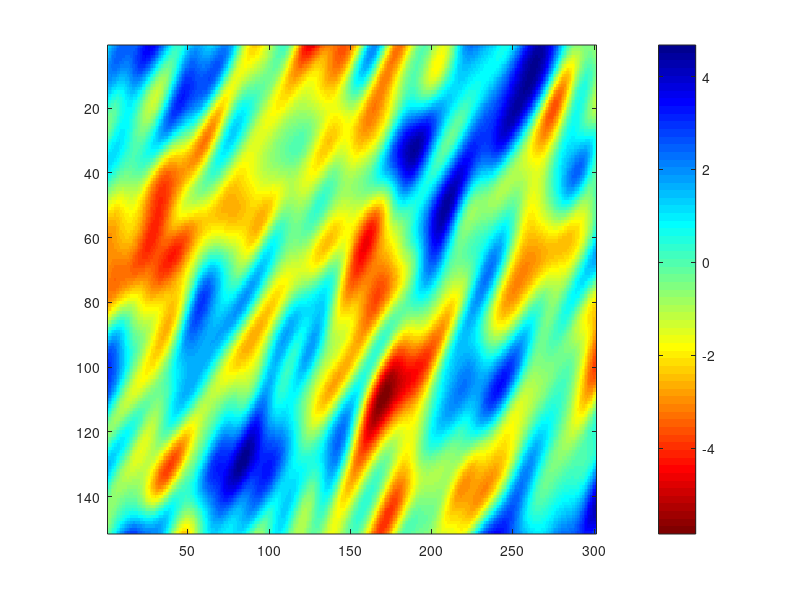
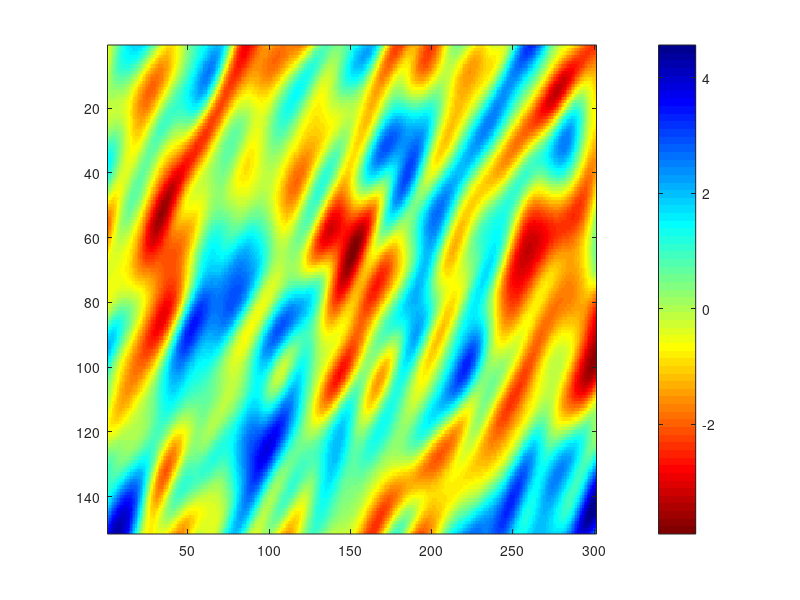
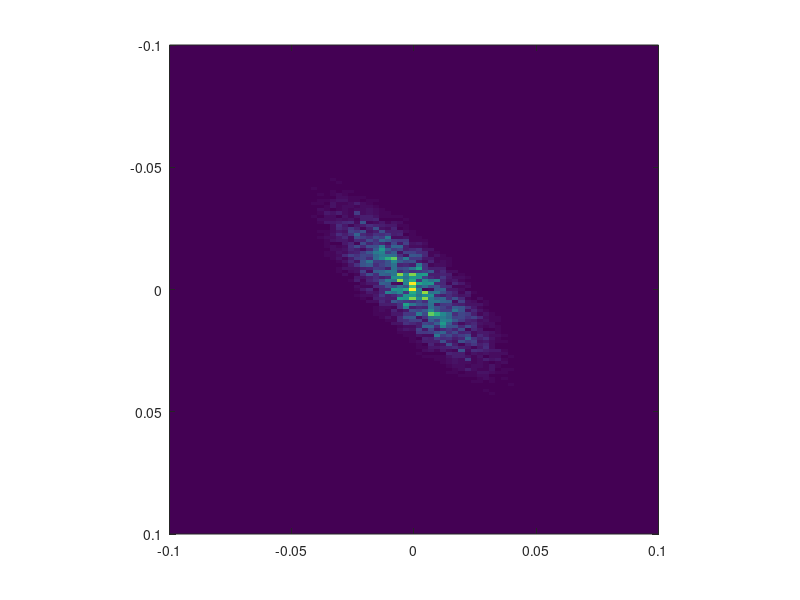
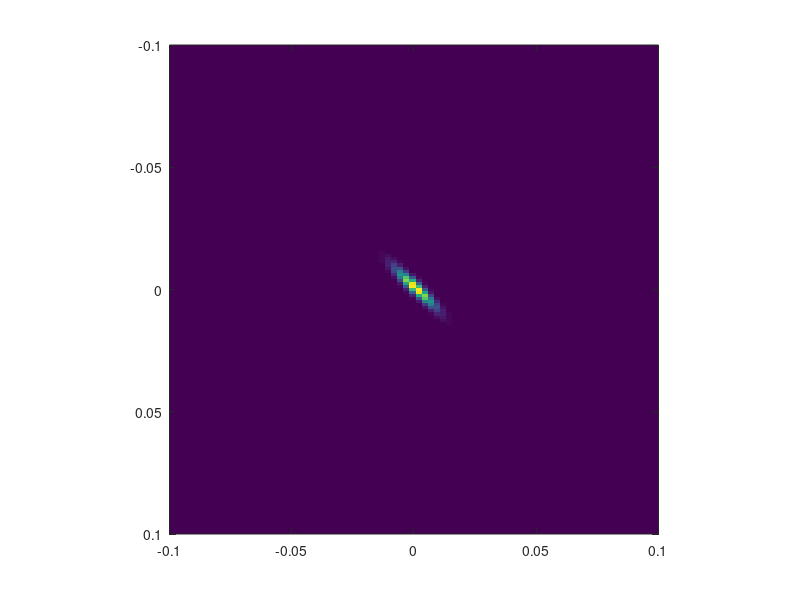

Write the MATLAB code that produced these figures, in order.
%%%%%%%%%%%%%%%%%%%%%%%%%%%%%%%%%%%%%%%%%%%%%%%%%%%%%%%%%%%%%%%%%%%%%%%%%%%
clear 
close all
% Parameters

Ix = 300;
Iy = 100;
Iz = 100;

nx = 501;               % Must be odd
ny = 251;
nz = 1;%251;

nx_inn = 301;           % Must be odd
ny_inn = 151;
nz_inn = 1;%151;

dx = 10;
dy = 10;
dz = 10;

sigma = 2;

%%%%%%%%%%%%%%%%%%%%%%%%%%%%%%%%%%%%%%%%%%%%%%%%%%%%%%%%%%%%%%%%%%%%%%%%%%%

% Grid

% Extendd domain

x = 0:dx:dx*(nx-1);
y = 0:dy:dy*(ny-1);
z = 0:dz:dz*(nz-1);

[X,Y,Z] = ndgrid(x,y,z);

% Inner subdomain

dx_inn = 0.5*(nx-nx_inn);
dy_inn = 0.5*(ny-ny_inn);
dz_inn = 0.5*(nz-nz_inn);

v_inn=zeros(nx_inn,ny_inn);  

x_inn = 0:dx:dx*(nx_inn-1);
y_inn = 0:dy:dy*(ny_inn-1);
z_inn = 0:dz:dz*(nz_inn-1);

%%%%%%%%%%%%%%%%%%%%%%%%%%%%%%%%%%%%%%%%%%%%%%%%%%%%%%%%%%%%%%%%%%%%%%%%%%%
%%%%%%%%%%%%%%%%%%%%%%%%%%%%%%%%%%%%%%%%%%%%%%%%%%%%%%%%%%%%%%%%%%%%%%%%%%%
%%%%%%%%%%%%%%%%%%%%%%%%%%%%%%%%%%%%%%%%%%%%%%%%%%%%%%%%%%%%%%%%%%%%%%%%%%%

% Random field generation

% m=rand(nx,ny,nz) - 0.5;%array of random numbers
m=randn(nx,ny,nz); %array of standard normal random numbers

fm=fftn(m);

cx=(nx-1)*dx/2;
cy=(ny-1)*dy/2;
cz=(nz-1)*dz/2;
    
for ix=1:nx
    for iy=1:ny
        for iz=1:nz
             
             Nr(ix,iy,iz) = exp(-sqrt((x(ix)-cx)^2/Ix^2 + (y(iy)-cy)^2/Iy^2 + (z(iz)-cz)^2/Iz^2));

        end
    end
end


% Define the angle of rotation in radians (e.g., 45 degrees)
theta = pi/4; % 45 degrees

% Create the 2D rotation matrix
R = [cos(theta) -sin(theta);
     sin(theta)  cos(theta)];

% Display the rotation matrix
disp('Rotation Matrix:');
disp(R);

for ix=1:nx
    for iy=1:ny
        for iz=1:nz
             
            x1 = R(1,1)*(x(ix)-cx) + R(1,2)*(y(iy)-cy);
            y1 = R(2,1)*(x(ix)-cx) + R(2,2)*(y(iy)-cy);
            
            %Nr(ix,iy,iz) = exp(-sqrt(x1^2/Ix^2 + y1^2/Iy^2 + z(iz)^2/Iz^2)); %exponential
            Nr(ix,iy,iz) = exp(-(x1^2/Ix^2 + y1^2/Iy^2 + z(iz)^2/Iz^2)); %gaussian

        end
    end
end




fNr=fftn(Nr) ;
fNr=sqrt(fNr) ;

fm_flt = fm.*fNr ;
dv=sigma*real(ifftn(fm_flt));
% dv = dv/max(dv(:));

v(:,:)=dv(:,:,1);

v_inn=v([dx_inn+1:dx_inn+nx_inn],[dy_inn+1:dy_inn+ny_inn]);

figure,imagesc(v_inn'),colormap(flipud(jet)), axis square, colorbar

%% 
%Nyquist wavenumbers
knx = 1/2/dx; kny= 1/2/dy; knz = 1/2/dz;
%wavenumber intervals
dkx = 1/dx/nx; dky=1/dy/ny; dkz = 1/dz/nz;
%wavenumber vectors
ksx = -knx:dkx:knx-dkx; 
ksy = -kny:dky:kny-dky; 
ksz = -knz:dkz:knz-dkz;
%circular wavenumbers
ksx = ksx*2*pi; 
ksy = ksy*2*pi; 
ksz = ksz*2*pi;


theta = -pi/4; % 45 degrees

% Create the 2D rotation matrix
R2 = [cos(theta) -sin(theta);
     sin(theta)  cos(theta)];

for ix=1:nx
    for iy=1:ny
        for iz=1:nz
             
            ksx1 = R(1,1)*ksx(ix) + R(1,2)*ksy(iy);
            ksy1 = R(2,1)*ksx(ix) + R(2,2)*ksy(iy);
            
             ff(ix,iy,iz) = Ix*Iy/(8*pi^(3/2))*...
                 ( exp(- 1/4 *( ksx1.^2 * Ix^2 + ksy1.^2 * Iy^2 ) ) ) ;
        end
    end
end

fm_flt = fftshift(fm).*sqrt(ff) ;
dv=sigma*real(ifft2(ifftshift(fm_flt)));
v(:,:)=dv(:,:,1);

v_inn=v([dx_inn+1:dx_inn+nx_inn],[dy_inn+1:dy_inn+ny_inn]);

figure,imagesc(v_inn'),colormap(flipud(jet)), axis square, colorbar

%% anisotropic gaussian filter

[KX,KY] = ndgrid(ksx,ksy);
KX1 = R(1,1)*KX + R(1,2)*KY;
KY1 = R(2,1)*KX + R(2,2)*KY;
ax = 0.002;
ay = ax*5;
FLT = exp(-(KX1.^2/ax^2 + KY1.^2/ay^2)); %gaussian filter

Sv = fft2(v);

figure, imagesc(ksx,ksy,abs(fftshift(Sv))), 
axis square, axis([-0.1 0.1 -0.1 0.1])
%
v_flt = real(ifft2(ifftshift(FLT).*Sv));
figure, imagesc(ksx,ksy,FLT), axis square, axis([-0.1 0.1 -0.1 0.1])

v_inn_flt=v_flt([dx_inn+1:dx_inn+nx_inn],[dy_inn+1:dy_inn+ny_inn]);
figure, 
subplot(121),imagesc(x,y,v_inn), axis square
subplot(122),imagesc(x,y,v_inn_flt), axis square


